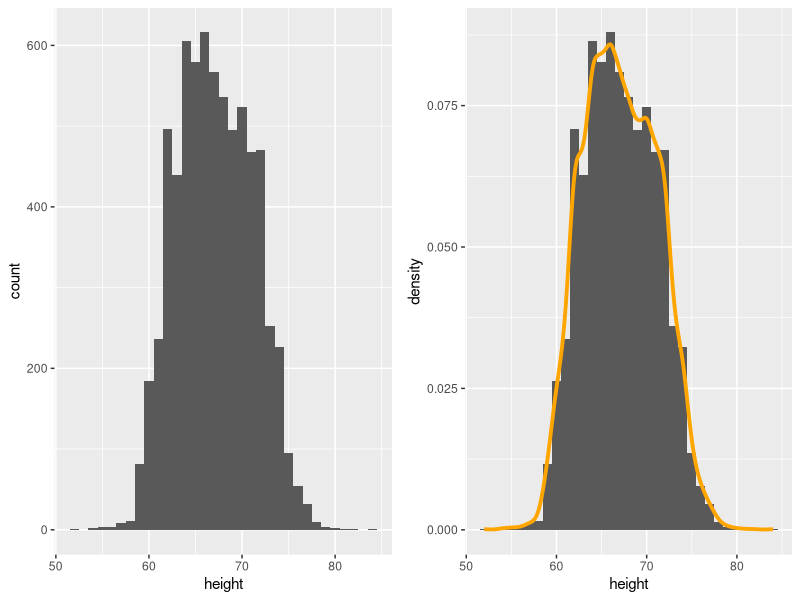
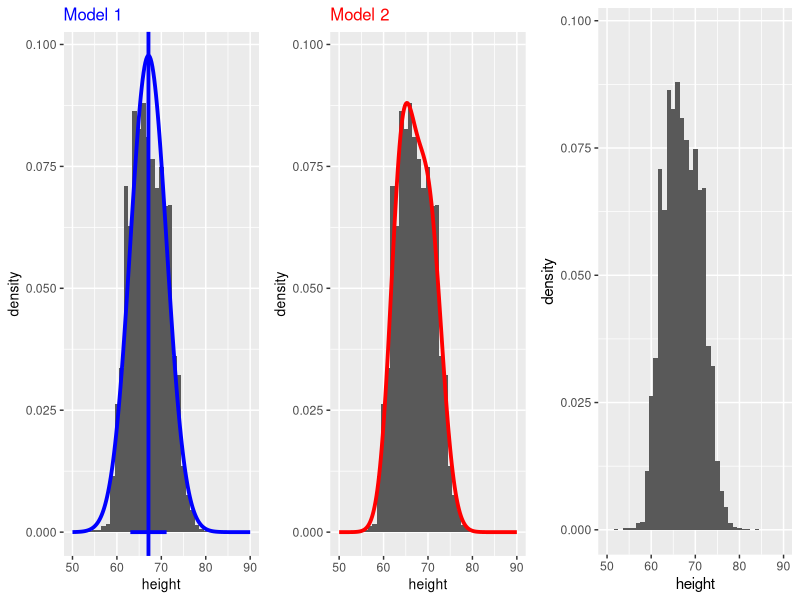
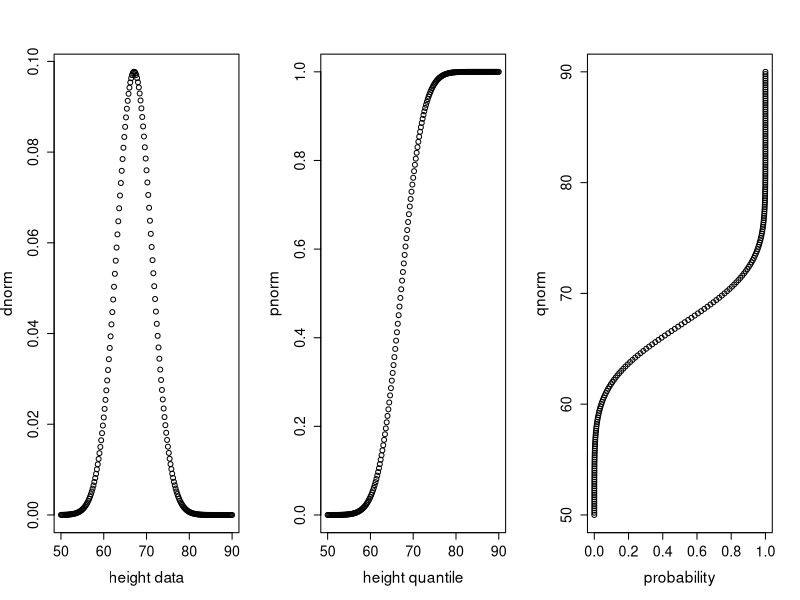
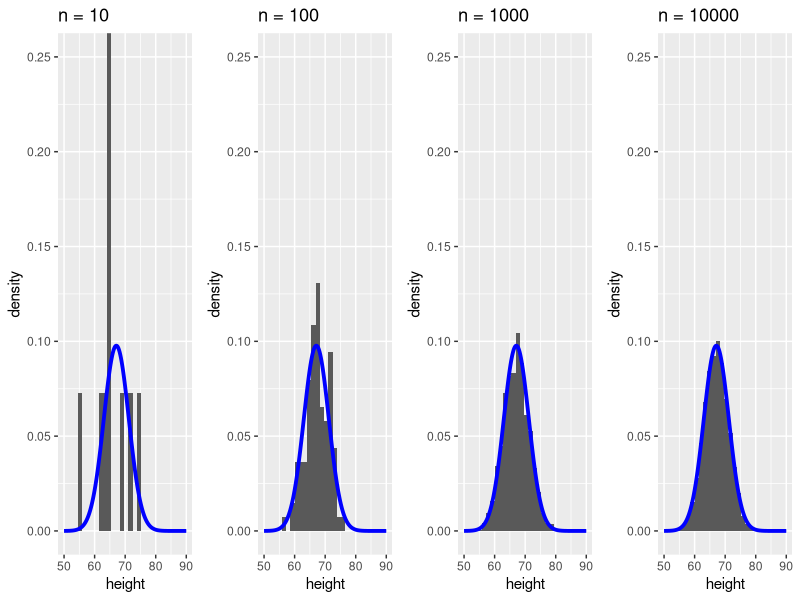
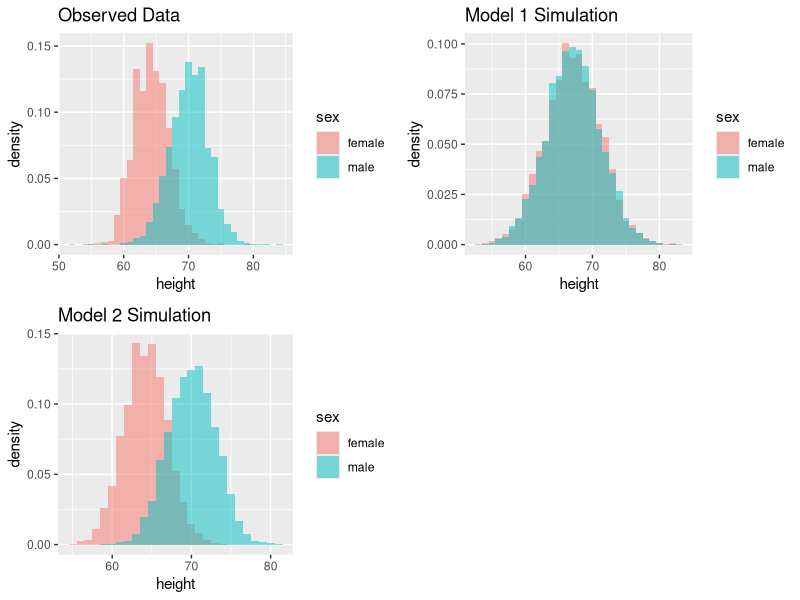

Recreate these plots in R, in order.
## ---- chunk 1
knitr::opts_chunk$set(echo = TRUE)
## ---- chunk 2
library(tidyverse)
library(cowplot) # package for combining ggplots (there are many)
library(modelr)
## ---- chunk 3
# load data to environment
data(heights)
summary(heights)
## ---- chunk 4
p1 <- ggplot(heights) + geom_histogram(aes(x = height, y = stat(count)),binwidth=1)
p2a <-ggplot(heights) + geom_histogram(aes(x = height, y = stat(density)),binwidth=1) 
p2 <-  p2a +  geom_density(aes(x=height), color = "orange", lwd=1.3)
cowplot::plot_grid(p1, p2)

## ---- chunk 5

m1pars <- heights %>% summarize(mean = mean(height, na.rm=TRUE), 
                                sd = sd(height, na.rm= TRUE))
m2pars <- heights %>% group_by(sex) %>% # performs calculations separately on each group
                      summarize(mean = mean(height, na.rm=TRUE), # summary statistics 
                                 sd = sd(height, na.rm= TRUE),
                                N = n()) %>% ungroup() %>% # need to ungroup to get the sum of men and women
                      mutate(phi = N/sum(N) ) %>%
                      split(.$sex) ## splits male and female rows into a named list.

# the height range in the data spans 52-84 inches. I'm going to plot a range that's slightly wider.
heightspan <- seq(50,90,by=0.2)

## Use dnorm to calculate the theoretical probability density for a 
# gaussian distribution with specified mean, variance, and data values. This is the same 
# as plugging everything into the gaussian probability density function
model1 <- dnorm(x = heightspan, mean = m1pars$mean, sd = m1pars$sd)
model2 <- m2pars$female$phi * dnorm(x = heightspan, mean = m2pars$female$mean, sd = m2pars$female$sd) +
      m2pars$male$phi * dnorm(x = heightspan, mean = m2pars$male$mean, sd = m2pars$male$sd)
  
## ---- chunk 6
## when combining data objects on the same plot, you have to call the 
# data in the plot component, rather than the ggplot environment.
ymax <- max(model1, model2, na.rm=TRUE) ## get the maximum density to set y axis limits

## base histogram
p0 <- ggplot() + geom_histogram(data = heights,aes(x = height, y = stat(density)),binwidth=1)+
  coord_cartesian(ylim = c(0, ymax),xlim = c(50,90))  # axis limits

## add mean and sd
p0a <- p0 +  geom_vline(xintercept = m1pars$mean, color = "blue",lwd=1.3) +
  geom_segment(data = m1pars, aes(x = mean - sd, xend = mean + sd,y=0, yend = 0), color = "blue", lwd = 1.3) + labs(title = "Summary stats")

pempirical <- p0 +
  geom_density(data = heights,aes(x=height), color = "orange", lwd=1.3)+
  #labs(title = "Empirical\nprobability\ndensity") +
  labs(title = "Empirical probability density") +
  
  theme(title = element_text(color= "orange"), # specify the color of the title and axis titles
        axis.title = element_text(color = "black", size=10))

p1 <- p0a + geom_line(aes(x = heightspan, y = model1), col = "blue", lwd=1.3) + 
  #labs(title = "Model 1:\nOne Gaussian\n population") + # version for Rmd
  labs(title = "Model 1") + # version for slide
  theme(title = element_text(color= "blue",size=10), # specify the color of the title and axis titles
        axis.title = element_text(color = "black"))

p2 <- p0+
  geom_line(aes(x = heightspan, y = model2), col = "red", lwd=1.3) + 
  #labs(title = "Model 2:\nGaussian mixture\nof men and women") + # version for Rmd
  labs(title = "Model 2") + # version for slide
  theme(title = element_text(color= "red",size = 10), # specify the color of the title and axis titles
        axis.title = element_text(color = "black"))

## I include cowplot:: to demonstrate what package this 
# comes from. It's not strictly needed because I loaded the package earlier
cowplot::plot_grid(p1, p2, p0,nrow=1)
## ---- chunk 7
heightvector <- seq(50,90,by=0.2)
## summary statistics from data 
mu <- mean(heights$height) #67.10
sigma <- sd(heights$height) # 4.08

probability_density <- dnorm(heightvector, mean = mu, sd = sigma)
cumulative_probability_density <- pnorm(heightvector, mean = mu, sd = sigma)
inverse_cdf <- qnorm(cumulative_probability_density, mean = mu, sd= sigma)

heightsample <- rnorm(n=100, mean = mu, sd = sigma)


par(mfcol=c(1,3))
plot(heightvector, probability_density,xlab = "height data", ylab = "dnorm",cex.lab = 1.4, cex.axis=1.3)
plot(heightvector, cumulative_probability_density,xlab = "height quantile",ylab = "pnorm", cex.lab = 1.4,cex.axis=1.3)
plot(cumulative_probability_density,inverse_cdf, xlab = "probability",ylab = "qnorm", cex.lab = 1.4,cex.axis=1.3)
par(mfcol= c(1,1))

## ---- chunk 8
## simple model
mu <- mean(heights$height) #67.10
sigma <- sd(heights$height) # 4.08

set.seed(20)# makes sure the random number generator produces the same results when we run it again.
# it doesn't matter what the number is in set.seed.

## plotting different sample sizes
samp10 <- rnorm(n = 10, mean = mu, sd = sigma)
samp100 <- rnorm(n = 100, mean = mu, sd = sigma)
samp1000 <- rnorm(n = 1000, mean = mu, sd = sigma)
samp10000 <- rnorm(n = 10000, mean = mu, sd = sigma)

## repeated sampling:
## ten samples of n = 10
samp2 <- matrix(data = NA, nrow = 10, ncol = 10)
for(i in 1:10){
  samp2[,i] <- rnorm(n = 10, mean = mu, sd = sigma)
}


m1line <- geom_line(aes(x = heightspan, y = model1), color = "blue", lwd=1.3) 
ylims <-  coord_cartesian(ylim = c(0, 0.25),xlim = c(50,90)) 
  

p10 <- ggplot() + geom_histogram(aes(x= samp10, y = stat(density))) + m1line + ylims + labs(x = "height", title = "n = 10")
p100 <- ggplot() + geom_histogram(aes(x= samp100, y = stat(density))) + m1line + ylims+ labs(x = "height", title = "n = 100")
p1000 <- ggplot() + geom_histogram(aes(x= samp1000, y = stat(density))) + m1line + ylims + labs(x = "height", title = "n = 1000")

p10000 <- ggplot() + geom_histogram(aes(x= samp10000, y = stat(density))) + m1line + ylims+ labs(x = "height", title = "n = 10000")

cowplot::plot_grid(p10,p100,p1000,p10000,nrow = 1)

## ---- chunk 9
## sample means and standard deviation for women and men:
mu = mean(heights$height)
sigma <- sd(heights$height)
mu_w <- m2pars$female$mean # 64.3
mu_m <- m2pars$male$mean # 70.1
sd_w <- m2pars$female$sd # 2.72
sd_m <- m2pars$male$sd # 2.99 
## proportion of women in the sample
phi_w <- m2pars$female$phi # 0.51

N <- 10000 # sample size
W <- round(N * phi_w) # number of women, rounded to the nearest integer
M <- N - W # number of men

# make a column for women and men to add to the data:
gender <- c(rep("female",W),rep("male",M))

set.seed(10)
sampmodel1 <- rnorm(N, mean = mu, sd = sigma)
sampmodel2 <-c(rnorm(W, mean = mu_w, sd = sd_w), 
           rnorm(M, mean = mu_m, sd = sd_m))
m1df <- data.frame(sex = factor(gender, levels = c("female","male")),
                   height = sampmodel1)
m2df <- data.frame(sex = factor(gender,levels = c("female","male")),
                   height = sampmodel2)

## make sure factor levels order the same way
heights$sex <- factor(heights$sex, levels = c("female","male"))

p0 <- ggplot(data = heights) + 
  geom_histogram(aes(x = height, fill = sex,y = stat(density)),alpha = 0.5,binwidth = 1, position = "identity") + 
  # alpha = 0.5 adds transparency to better see overlap
  # position = identity means that the bars show the number in each group, instead of the combined number
  labs(title = "Observed Data") 
p1 <- ggplot(data = m1df) + 
  geom_histogram(aes(x = height, y = stat(density),fill = sex),alpha = 0.5, binwidth = 1, position = "identity") +
  labs(x = "height", title = "Model 1 Simulation") 
p2 <- ggplot(data = m2df) + 
  geom_histogram(aes(x = height, y = stat(density),fill = sex),alpha = 0.5, binwidth = 1, position = "identity") + 
  labs(x = "height", title = "Model 2 Simulation") 

cowplot::plot_grid(p0, p1, p2)

## ---- chunk 10



## ---- chunk 11


## ---- chunk 12

